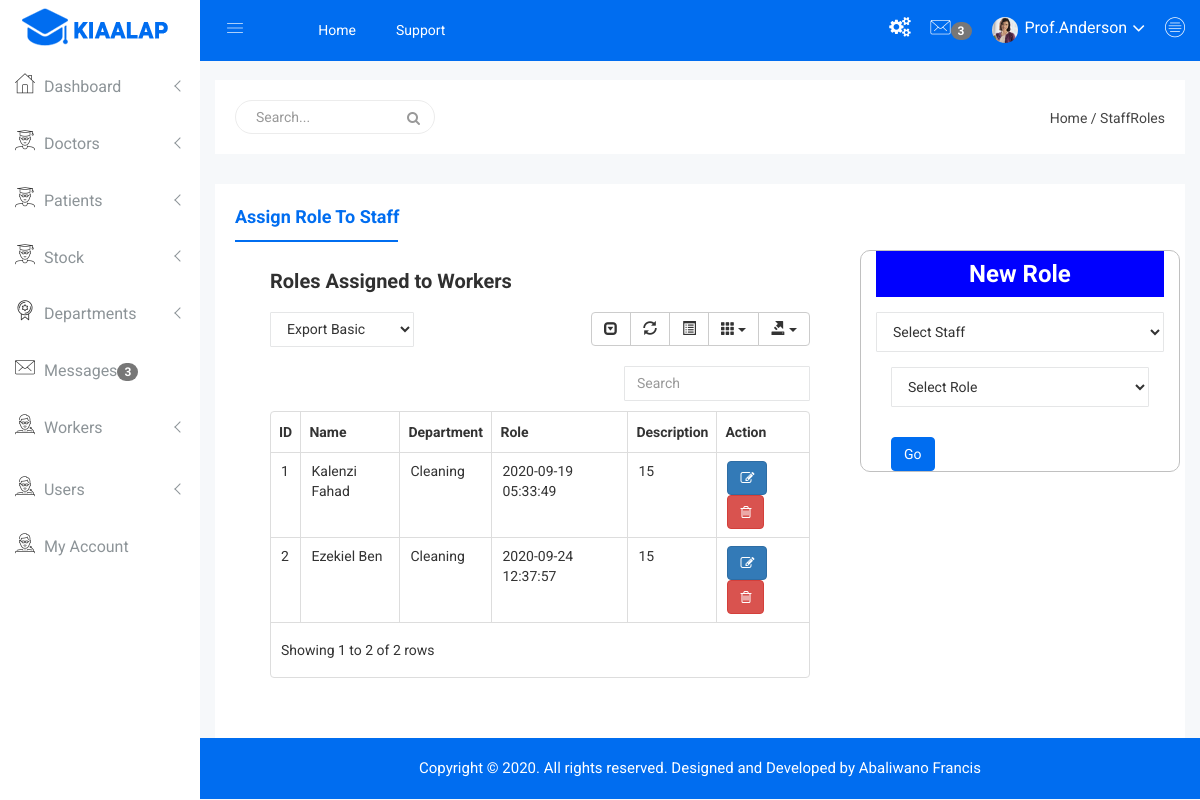
Page /assignRoleCopy.php on the committed database.
### tables this page shows
CREATE TABLE IF NOT EXISTS `workers` (
  `w_id` int(11) NOT NULL AUTO_INCREMENT,
  `name` varchar(50) DEFAULT NULL,
  `email` varchar(50) DEFAULT NULL,
  `phone` text,
  `address` varchar(100) DEFAULT NULL,
  `dept` int(11) DEFAULT NULL,
  `salary` int(50) DEFAULT NULL,
  `status` int(1) DEFAULT NULL,
  `pic` varchar(255) DEFAULT NULL,
  `addedby` int(11) DEFAULT NULL,
  `date_added` timestamp NOT NULL DEFAULT CURRENT_TIMESTAMP,
  PRIMARY KEY (`w_id`),
  KEY `addedby` (`addedby`),
  KEY `dept` (`dept`)
);

CREATE TABLE IF NOT EXISTS `departments` (
  `dept_id` int(11) NOT NULL AUTO_INCREMENT,
  `name` varchar(100) DEFAULT NULL,
  `status` char(1) NOT NULL,
  `date_created` timestamp NOT NULL DEFAULT CURRENT_TIMESTAMP,
  PRIMARY KEY (`dept_id`),
  UNIQUE KEY `name` (`name`)
);

### assignRoleCopy.php (the view, shortened to what this page needs)
<!doctype html>
<html class="no-js" lang="en">
<?php include 'includes/head.php'; ?>
<body>
    <?php require("includes/sidebar.php"); ?>
    <div class="all-content-wrapper">
        <div class="container-fluid">
            <div class="row">
                <div class="col-lg-12 col-md-12 col-sm-12 col-xs-12">
                    <div class="logo-pro">
                        <a href="index.html"><img class="main-logo" src="img/logo/logo.png" alt="" /></a>
                    </div>
                </div>
            </div>
        </div>
<div class="header-advance-area">
<?php require("includes/topbar.php"); ?>
<div class="breadcome-area">
    <div class="container-fluid">
        <div class="row">
            <div class="col-lg-12 col-md-12 col-sm-12 col-xs-12">
                <div class="breadcome-list single-page-breadcome">
                    <div class="row">
                        <div class="col-lg-6 col-md-6 col-sm-6 col-xs-12">
                            <div class="breadcome-heading">
                                <form role="search" class="sr-input-func">
                                    <input type="text" placeholder="Search..." class="search-int form-control">
                                    <a href="#"><i class="fa fa-search"></i></a>
                                </form>
                            </div>
                        </div>
                        <div class="col-lg-6 col-md-6 col-sm-6 col-xs-12">
                            <ul class="breadcome-menu">
                                <li><a href="#">Home</a> <span class="bread-slash">/</span>
                                </li>
                                <li><span class="bread-blod">StaffRoles</span>
                                </li>
                            </ul>
                        </div>
                    </div>
                </div>
            </div>
        </div>
    </div>
</div>
</div>
<div class="single-pro-review-area mt-t-30 mg-b-15">
<div class="container-fluid">
    <div class="row">
    <div class="col-lg-12 col-md-12 col-sm-12 col-xs-12">
        <div class="product-payment-inner-st">
            <ul id="myTabedu1" class="tab-review-design">
                <li class="active"><a href="#description">Assign Role to Staff</a></li>
            </ul>
<div id="myTabContent" class="tab-content custom-product-edit">
    <div class="product-tab-list tab-pane fade active in" id="description">
        <div class="row">
            <div class="col-lg-8 col-md-8 col-sm-8 col-xs-12">
<div class="data-table-area mg-b-15">
    <div class="container-fluid">
        <div class="row">
            <div class="col-lg-12 col-md-12 col-sm-12 col-xs-12">
                <div class="sparkline13-list">
                    <div class="sparkline13-hd">
                        <div class="main-sparkline13-hd">
                            <h1>Roles <span class="table-project-n">Assigned to</span> Workers</h1>
                        </div>
                    </div>
                    <div class="sparkline13-graph">
                        <div class="datatable-dashv1-list custom-datatable-overright">
                            <div id="toolbar1">
                                <select class="form-control dt-tb">
                                    <option value="">Export Basic</option>
                                </select>
                            </div>
                            <table id="table" data-toggle="table" data-pagination="true" data-search="true" data-show-columns="true" data-show-pagination-switch="true" data-show-refresh="true" data-key-events="true" data-show-toggle="true" data-resizable="true" data-cookie="true"
                                data-cookie-id-table="saveId" data-show-export="true" data-click-to-select="true" data-toolbar="#toolbar1">
                                <thead>
                                    <tr>
                                        <th data-field="id" >ID</th>
                                        <th data-field="name" data-editable="false">Name</th>
                                        <th data-field="dept" data-editable="false">Department</th>
                                        <th data-field="phone" data-editable="false">Role</th>
                                        <th data-field="complete">Description</th>
                                        <th data-field="action">Action</th>
                                    </tr>
                                </thead>
                                <tbody>
                                    <?php
include"includes/dbcon.php";
$sql = mysqli_query($con, "SELECT * FROM `workers` WHERE `status`='0'");
$No = 0;
while($results = mysqli_fetch_array($sql)){
    $No++
?>
                                    <tr>
                                        <td><?php echo $No; ?></td>
                                        <td><?php echo $results['name']; ?></td>
                                        <td><?php
                                        $dept_id = $results['dept'];
                                        $dept_query = mysqli_query($con, "Select * from departments where dept_id='$dept_id'");
                                        $rowdept = mysqli_fetch_array($dept_query);
                                        echo $rowdept['name']; ?></td>
                                        <td><?php echo $results['date_added'];?></td>
                                        <td><?php echo $results['addedby']; ?></td>
                                        <td><a href="edit_workers.php?id=<?php echo $results['w_id'] ?>"><button data-toggle="tooltip" title="Edit" class="btn btn-primary"><i class="fa fa-pencil-square-o" aria-hidden="true"></i></button></a>
                                        <a href="confirm_delete_worker.php?id=<?php echo $results['w_id'] ?>"><button data-toggle="tooltip" title="Trash" class="btn btn-danger"><i class="fa fa-trash-o" aria-hidden="true"></i></button></a>
                                        </td>
                                <?php } ?>
                                </tbody>
                            </table>
                        </div>
                    </div>
                </div>
            </div>
        </div>
    </div>
</div>
            </div>
            <div class="col-md-4" style="border: 1px solid silver; border-radius:10px;">
            <h3 style="text-align:center; color:white; background-color:blue; padding:10px;">New Role</h3>
            <div class="review-content-section">
                    <form method="POST">
                        <div class="row">
                            <div class="col-lg-12 col-md-12 col-sm-12 col-xs-12">
                                 <div class="form-group">
                                    <div class="chosen-select-single">
                                        <select class="form-control" name="staff">
                                            <option value="none" selected="" disabled="">Select Staff</option>
                                        </select>
                                    </div>
                                </div>
                                <div class="col-lg-12 col-md-12 col-sm-12 col-xs-12">
                                 <div class="form-group">
                                    <div class="chosen-select-single">
                                        <select class="form-control" name="role" id="role" onchange="getdepartments(this.value)">
                                            <option value="none" selected="" disabled="">Select Role</option>
                                        </select>
                                    </div>
                                </div>
                            </div>
                            <div class="col-lg-12 col-md-12 col-sm-12 col-xs-12" id="dept">
                            </div>
                            <div class="col-lg-6 col-md-6 col-sm-6 col-xs-12">
                                    <button type="submit" class="btn btn-primary waves-effect waves-light mt-2" name="submit">Go</button>
                            </div>
                        </div>
                    </form>
                </div>
            </div>
        </div>
    </div>
</div>
            </div>
        </div>
    </div>
</div>
</div>
<?php include 'includes/footer.php'; ?>
</body>
</html>

### css/main.css (style rules this page uses)
html { color: #222; font-size: 1em; line-height: 1.4; }

### rows in the picture
workers: name "Kalenzi Fahad", departments.name "Cleaning", date_added "2020-09-19 05:33:49", addedby "15"
workers: name "Ezekiel Ben", departments.name "Cleaning", date_added "2020-09-24 12:37:57", addedby "15"

### other values in the picture
$results1['num'] "3"
$results['num'] "3"
